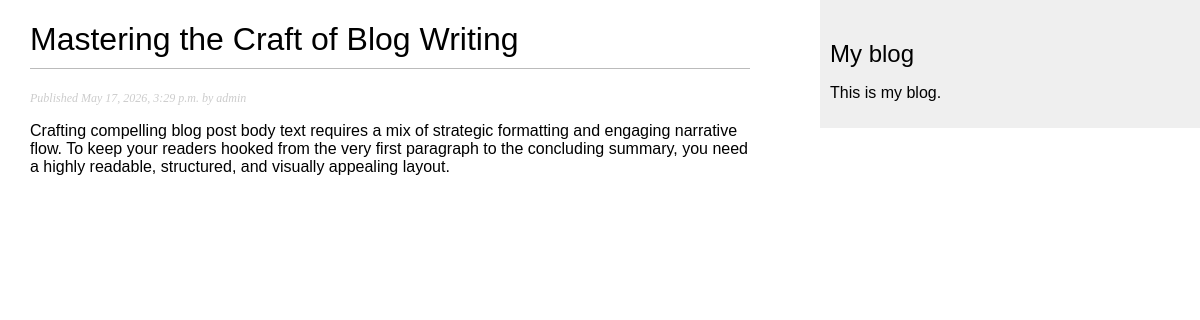
Page /blog/1/ on the committed database.
### blog/models.py (models this page shows, shortened)
class Post(models.Model):
    class Staus(models.TextChoices):
        DRAFT = 'DF', 'Draft'
        PUBLISHED = 'PB', 'Published'
    title = models.CharField(max_length=250)
    slug = models.SlugField(max_length=250)
    author = models.ForeignKey(
        settings.AUTH_USER_MODEL,
        on_delete=models.CASCADE,
        related_name='blog_posts'
    )
    body = models.TextField()
    publish = models.DateTimeField(default=timezone.now)
    created = models.DateTimeField(auto_now_add=True)
    updated = models.DateTimeField(auto_now=True)
    status = models.CharField(
        max_length=2,
        choices=Staus.choices,
        default=Staus.DRAFT
    )
    objects = models.Manager() # The default manager.
    published = PublishManager() # Our custom manager.
    class Meta:
        ordering = ('-publish',)
        indexes = [
            models.Index(fields=['-publish']),
        ]

### blog/views.py (the view)
# urls.py: path('<int:id>/', views.post_detail, name='post_detail'),
def post_detail(request, id):
    post = get_object_or_404(Post, id=id, status=Post.Staus.PUBLISHED)
    return render(request, 'blog/post/detail.html', {'post': post})

### blog/templates/blog/post/detail.html (shortened to what this page needs)
{% extends "blog/base.html" %}
{% block content %}
  <h1>{{ post.title }}</h1>
  <p class="date">
    Published {{ post.publish }} by {{ post.author }}
  </p>
  {{ post.body|linebreaks }}
{% endblock %}

### blog/static/css/blog.css (style rules this page uses)
body { margin:0; padding:0; font-family:helvetica, sans-serif; }
h1 { font-weight:normal; border-bottom:1px solid #bbb; padding:0 0 10px 0; }
p.date { color:#ccc; font-family: georgia, serif; font-size: 12px; font-style: italic; }

### rows in the picture
Post: title "Mastering the Craft of Blog Writing", publish "May 17, 2026, 3:29 p.m.", author "admin", body "Crafting compelling blog post body text requires a mix of strategic formatting and engaging narrative flow. To keep your readers hooked from the very first paragraph to the concluding summary, you need a highly readable, structured, and visually appealing layout."
